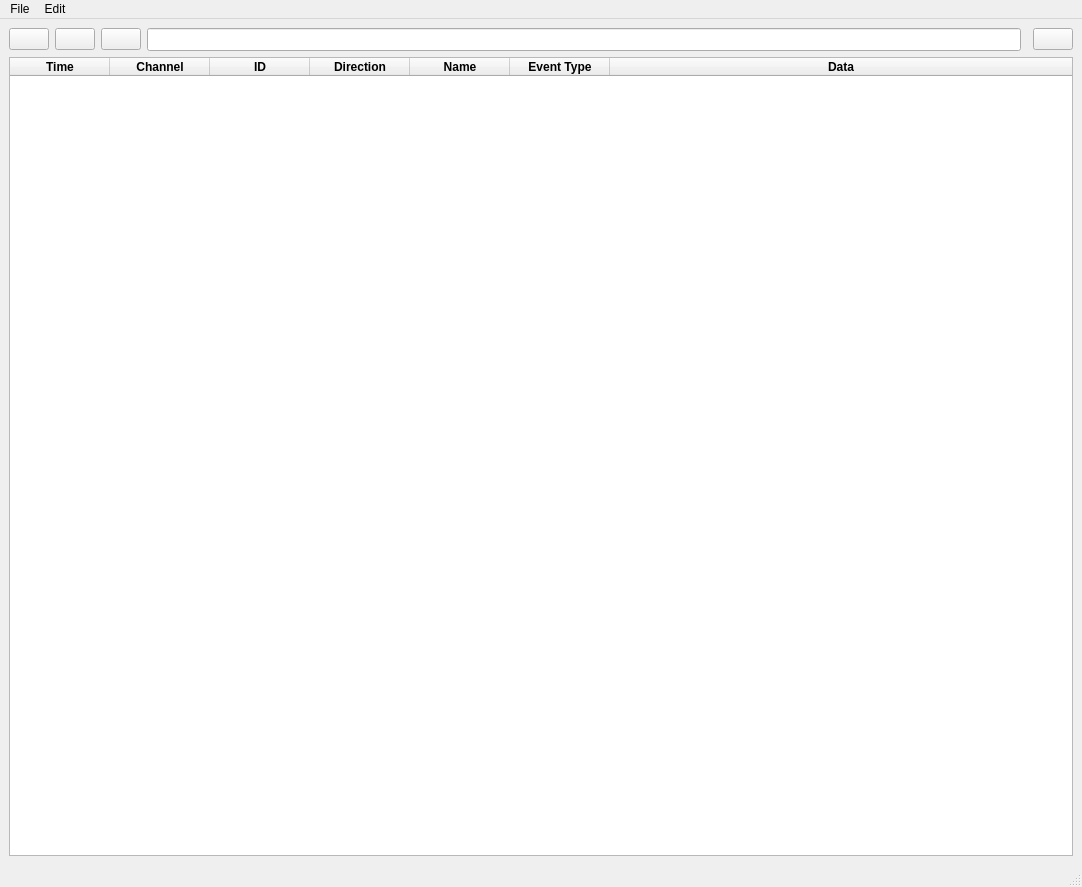
<?xml version="1.0" encoding="UTF-8"?>
<ui version="4.0">
 <class>MainWindow</class>
 <widget class="QMainWindow" name="MainWindow">
  <property name="geometry">
   <rect>
    <x>0</x>
    <y>0</y>
    <width>1082</width>
    <height>887</height>
   </rect>
  </property>
  <property name="windowTitle">
   <string>MainWindow</string>
  </property>
  <widget class="QWidget" name="centralwidget">
   <layout class="QGridLayout" name="gridLayout_2">
    <item row="0" column="2">
     <widget class="QPushButton" name="Stop">
      <property name="statusTip">
       <string>Stop tracing</string>
      </property>
      <property name="autoFillBackground">
       <bool>true</bool>
      </property>
      <property name="icon">
       <iconset>
        <normaloff>Stop.png</normaloff>Stop.png</iconset>
      </property>
      <property name="checkable">
       <bool>false</bool>
      </property>
      <property name="autoDefault">
       <bool>false</bool>
      </property>
     </widget>
    </item>
    <item row="0" column="3">
     <widget class="QLineEdit" name="SearchBar">
      <property name="font">
       <font>
        <family>Segoe UI</family>
        <pointsize>10</pointsize>
       </font>
      </property>
     </widget>
    </item>
    <item row="0" column="0">
     <widget class="QPushButton" name="Start">
      <property name="statusTip">
       <string>Start tracing</string>
      </property>
      <property name="autoFillBackground">
       <bool>true</bool>
      </property>
      <property name="icon">
       <iconset>
        <normaloff>Start.png</normaloff>Start.png</iconset>
      </property>
      <property name="checkable">
       <bool>false</bool>
      </property>
      <property name="autoDefault">
       <bool>false</bool>
      </property>
     </widget>
    </item>
    <item row="0" column="1">
     <widget class="QPushButton" name="Pause">
      <property name="statusTip">
       <string>Pause tracing</string>
      </property>
      <property name="autoFillBackground">
       <bool>true</bool>
      </property>
      <property name="icon">
       <iconset>
        <normaloff>Pause.png</normaloff>Pause.png</iconset>
      </property>
      <property name="checkable">
       <bool>false</bool>
      </property>
      <property name="autoDefault">
       <bool>false</bool>
      </property>
     </widget>
    </item>
    <item row="0" column="5">
     <widget class="QPushButton" name="Search">
      <property name="statusTip">
       <string>Search</string>
      </property>
      <property name="autoFillBackground">
       <bool>true</bool>
      </property>
      <property name="icon">
       <iconset>
        <normaloff>Search.png</normaloff>Search.png</iconset>
      </property>
      <property name="checkable">
       <bool>false</bool>
      </property>
      <property name="autoDefault">
       <bool>false</bool>
      </property>
     </widget>
    </item>
    <item row="1" column="0" colspan="6">
     <widget class="QTableWidget" name="dataTable">
      <property name="enabled">
       <bool>true</bool>
      </property>
      <property name="font">
       <font>
        <weight>75</weight>
        <bold>true</bold>
       </font>
      </property>
      <property name="editTriggers">
       <set>QAbstractItemView::NoEditTriggers</set>
      </property>
      <property name="rowCount">
       <number>0</number>
      </property>
      <attribute name="horizontalHeaderVisible">
       <bool>true</bool>
      </attribute>
      <attribute name="horizontalHeaderCascadingSectionResizes">
       <bool>true</bool>
      </attribute>
      <attribute name="horizontalHeaderMinimumSectionSize">
       <number>39</number>
      </attribute>
      <attribute name="horizontalHeaderShowSortIndicator" stdset="0">
       <bool>true</bool>
      </attribute>
      <attribute name="horizontalHeaderStretchLastSection">
       <bool>true</bool>
      </attribute>
      <attribute name="verticalHeaderCascadingSectionResizes">
       <bool>true</bool>
      </attribute>
      <attribute name="verticalHeaderDefaultSectionSize">
       <number>20</number>
      </attribute>
      <attribute name="verticalHeaderMinimumSectionSize">
       <number>23</number>
      </attribute>
      <attribute name="verticalHeaderShowSortIndicator" stdset="0">
       <bool>true</bool>
      </attribute>
      <attribute name="verticalHeaderStretchLastSection">
       <bool>false</bool>
      </attribute>
      <column>
       <property name="text">
        <string>Time</string>
       </property>
      </column>
      <column>
       <property name="text">
        <string>Channel</string>
       </property>
      </column>
      <column>
       <property name="text">
        <string>ID</string>
       </property>
      </column>
      <column>
       <property name="text">
        <string>Direction</string>
       </property>
      </column>
      <column>
       <property name="text">
        <string>Name</string>
       </property>
      </column>
      <column>
       <property name="text">
        <string>Event Type</string>
       </property>
      </column>
      <column>
       <property name="text">
        <string>Data</string>
       </property>
      </column>
     </widget>
    </item>
   </layout>
  </widget>
  <widget class="QMenuBar" name="menubar">
   <property name="geometry">
    <rect>
     <x>0</x>
     <y>0</y>
     <width>1082</width>
     <height>21</height>
    </rect>
   </property>
   <widget class="QMenu" name="menuFile">
    <property name="title">
     <string>File</string>
    </property>
    <addaction name="actionNew"/>
    <addaction name="actionSave"/>
    <addaction name="actionOpen"/>
    <addaction name="separator"/>
    <addaction name="actionExit"/>
   </widget>
   <widget class="QMenu" name="menuEdit">
    <property name="title">
     <string>Edit</string>
    </property>
    <addaction name="actionStart"/>
    <addaction name="actionStop"/>
    <addaction name="actionFilters"/>
    <addaction name="separator"/>
    <addaction name="actionSet_ID_Names"/>
   </widget>
   <addaction name="menuFile"/>
   <addaction name="menuEdit"/>
  </widget>
  <widget class="QStatusBar" name="statusbar"/>
  <action name="actionNew">
   <property name="text">
    <string>New</string>
   </property>
   <property name="statusTip">
    <string>Create New File</string>
   </property>
   <property name="shortcut">
    <string>Ctrl+N</string>
   </property>
  </action>
  <action name="actionSave">
   <property name="text">
    <string>Save</string>
   </property>
   <property name="statusTip">
    <string>Save File</string>
   </property>
   <property name="shortcut">
    <string>Ctrl+S</string>
   </property>
  </action>
  <action name="actionOpen">
   <property name="text">
    <string>Open</string>
   </property>
   <property name="statusTip">
    <string>Open existing file</string>
   </property>
   <property name="shortcut">
    <string>Ctrl+O</string>
   </property>
  </action>
  <action name="actionStart">
   <property name="text">
    <string>Start</string>
   </property>
  </action>
  <action name="actionStop">
   <property name="text">
    <string>Stop</string>
   </property>
  </action>
  <action name="actionFilters">
   <property name="text">
    <string>Filters</string>
   </property>
  </action>
  <action name="actionExit">
   <property name="text">
    <string>Exit</string>
   </property>
   <property name="statusTip">
    <string>Close the tool</string>
   </property>
   <property name="shortcut">
    <string>Ctrl+W</string>
   </property>
  </action>
  <action name="actionSet_ID_Names">
   <property name="text">
    <string>Define IDs</string>
   </property>
  </action>
 </widget>
 <resources/>
 <connections/>
</ui>
